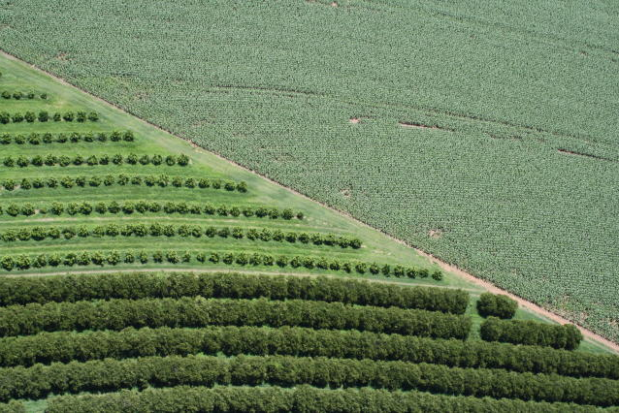
#> input picture Projeto Final/teste.png, 619 x 413 px
$ jupyter execute --allow-errors 'Final Code.ipynb'   (older library calls are emulated)
#> lines starting #> are read from the running program, lines starting #| are printed output that depends on the picture; after the words box and inside, x2 and y2 are one past the last pixel; in counts of white or black regions, pixels touching at a corner belong together
[cell 1]
# ==========================================================
# Importação das bibliotecas necessárias
# ==========================================================

import cv2
import mahotas
import numpy as np
import matplotlib.pyplot as plt


# Para ler mais de uma img, utilize um vetor e um laço for
# for i in range(1,[numero de imgs])
#     imagem[muero de imgs] = cv2.imread([nome da img i])
img = cv2.imread('teste.png')
#> img is the input picture: shape (413, 619, 3); mean B, G, R 92.1, 128.6, 107.6

# linhas = número de linhas
# colunas = número de colunas
# C = número de canais de cor da imagem
linhas, colunas, C = img.shape
#> linhas = 413; colunas = 619; C = 3

# ==========================================================
# Separa os canais de cor
# ==========================================================

# Lembrando que no openCV, os canais de cores são BGR e n RGB
B = img[:,:,0] # BLUE
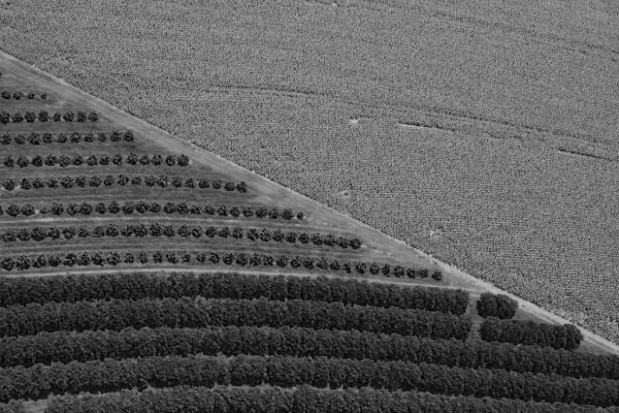
#> B: shape (413, 619); min 1, max 201, mean 92.1
G = img[:,:,1] # GREEN
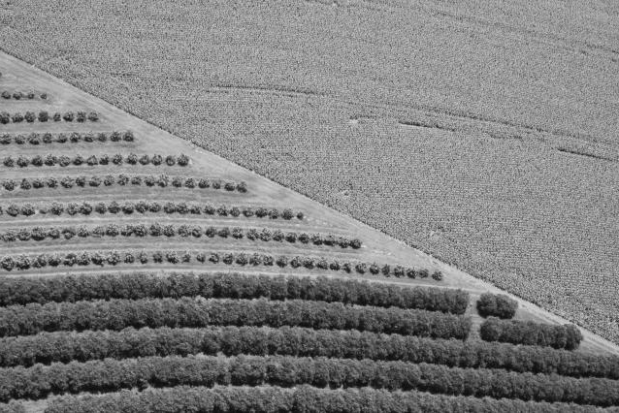
#> G: shape (413, 619); min 7, max 223, mean 128.6
R = img[:,:,2] # RED
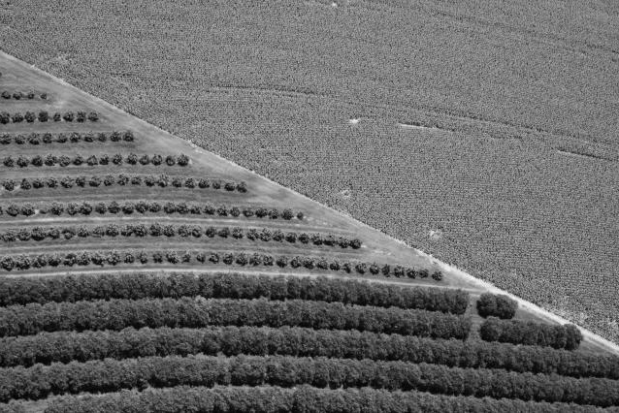
#> R: shape (413, 619); min 2, max 245, mean 107.6

copiaG = G # cria uma copia do canal verde

# ==========================================================
# Histograma
# ==========================================================

# Função calcHist para calcular o histograma
histograma = cv2.calcHist([img], [0], None, [256], [0, 256])
#> histograma = 256 values, max 3704 at index 122, min 0 at index 0, mean 998.6

# Equaliza o histograma;
heq = cv2.equalizeHist(copiaG)
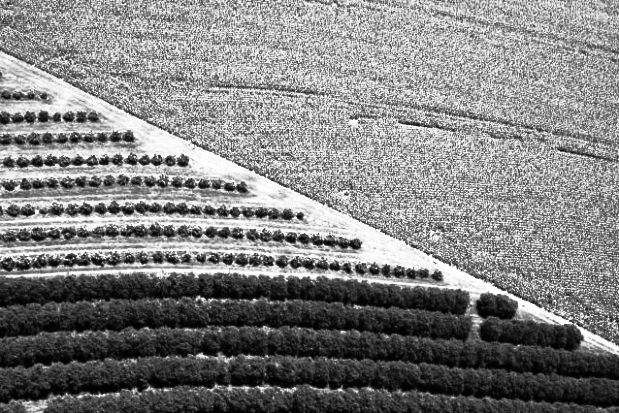
#> heq: shape (413, 619); min 0, max 255, mean 128.6

# Aumento do contraste

# Cria um objeto do tipo CLAHE
#claheObj = cv2.createCLAHE(clipLimit=2.0, tileGridSize=(8,8))
#clahe = claheObj.apply(copiaG)

# ==========================================================
# Suavização
# ==========================================================
suaveGauss = cv2.GaussianBlur(heq, ( 13, 13), 0)
#suaveGauss = cv2.GaussianBlur(clahe, ( 13, 13), 0)

# ==========================================================
# Limiarização
# ==========================================================
# Limiarização com limiar fixo em 220
(T, bin) = cv2.threshold(suaveGauss, 200, 255, cv2.THRESH_BINARY)
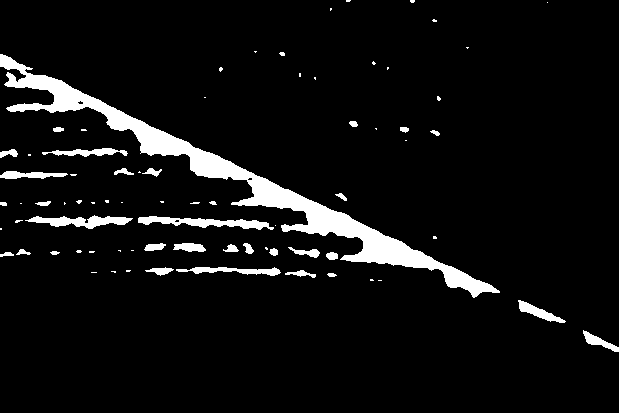
#> bin: shape (413, 619); 6.4% white; 75 white regions (43 under 20 px), largest, box (x1, y1, x2, y2) and area: (0, 54, 500, 298) 10902, (138, 216, 274, 230) 879, (25, 215, 133, 229) 752

#> (the rest of this cell did not finish here and is left out)

[cell 2]
# ==========================================================
# Importação das bibliotecas necessárias
# ==========================================================
import cv2
import mahotas
import numpy as np
import matplotlib.pyplot as plt

img = cv2.imread('teste.png')

linhas, colunas, C = img.shape

# ==========================================================
# Separa os canais de cor
# ==========================================================
B = img[:,:,0] # BLUE
G = img[:,:,1] # GREEN
R = img[:,:,2] # RED

copiaG = G # cria uma copia do canal verde

# ==========================================================
# Histograma
# ==========================================================
# Cria um objeto do tipo CLAHE
claheObj = cv2.createCLAHE(clipLimit=2.0, tileGridSize=(8,8))
clahe = claheObj.apply(copiaG)
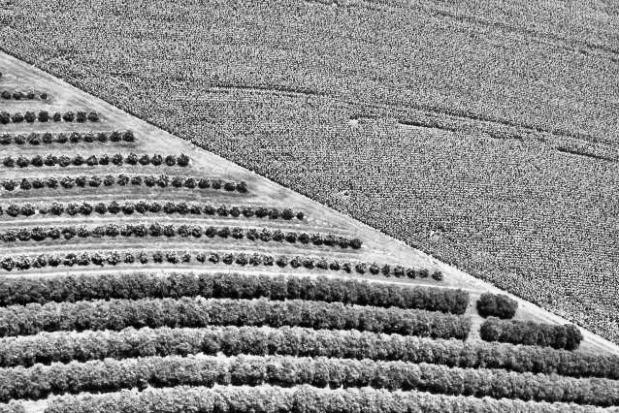
#> clahe: shape (413, 619); min 1, max 254, mean 138.2

# ==========================================================
# Suavização
# ==========================================================
suaveGauss = cv2.GaussianBlur(clahe, ( 13, 13), 0)

# ==========================================================
# Limiarização
# ==========================================================
# Limiarização com limiar fixo em 220
(T, bin) = cv2.threshold(suaveGauss, 200, 255, cv2.THRESH_BINARY)
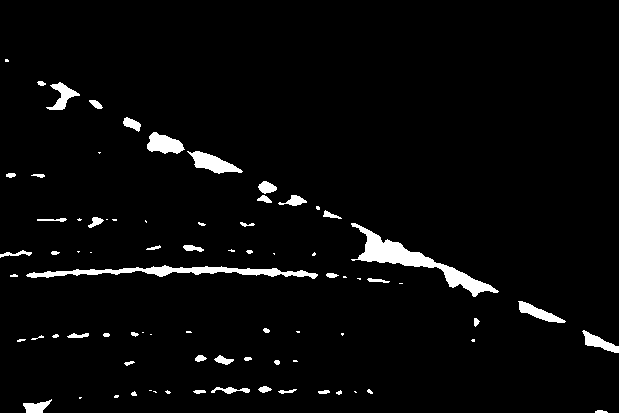
#> bin: shape (413, 619); 3.4% white; 79 white regions (33 under 20 px), largest, box (x1, y1, x2, y2) and area: (351, 223, 499, 297) 2204, (26, 265, 318, 279) 1552, (187, 151, 243, 174) 614

#> (the rest of this cell did not finish here and is left out)

[cell 3]
# ==========================================================
# Importação das bibliotecas necessárias
# ==========================================================
import cv2
import mahotas
import numpy as np
import matplotlib.pyplot as plt

img = cv2.imread('teste.png')

linhas, colunas, C = img.shape

# ==========================================================
# Separa os canais de cor
# ==========================================================
B = img[:,:,0] # BLUE
G = img[:,:,1] # GREEN
R = img[:,:,2] # RED

copiaG = G # cria uma copia do canal verde

# ==========================================================
# Histograma
# ==========================================================
histograma = cv2.calcHist([img], [0], None, [256], [0, 256])

# Equaliza o histograma;
heq = cv2.equalizeHist(copiaG)

# ==========================================================
# Suavização
# ==========================================================
suaveGauss = cv2.GaussianBlur(heq, ( 13, 13), 0)

# ==========================================================
# Limiarização
# ==========================================================
# Limiarização utilizando o método de Otsu
T = mahotas.thresholding.otsu(suaveGauss)
#> T = 110
otsu = suaveGauss.copy()
# Transforma regiões que sejam maiores que o threshold de otsu em branco
otsu[otsu > T] = 255
# Transforma regiões que sejam menores que o threshold de otsu em preto
otsu[otsu < 255] = 0
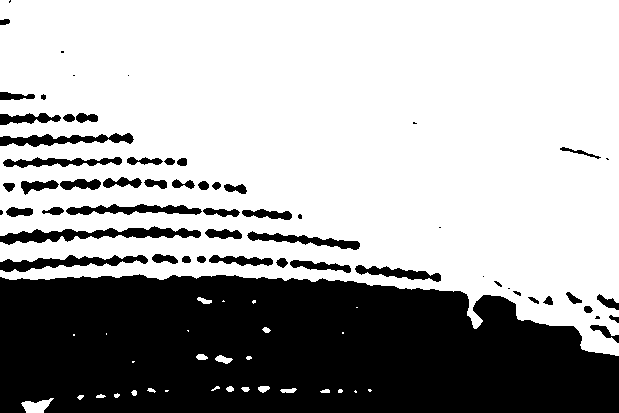
#> otsu: shape (413, 619); 65.9% white; 59 black regions (12 under 20 px), largest, box (x1, y1, x2, y2) and area: (0, 274, 619, 413) 74368, (0, 226, 201, 245) 1653, (0, 255, 148, 272) 1179

resultado = cv2.bitwise_and(img,img,mask = otsu)

# ==========================================================
# PLOT
# ==========================================================

plt.title("Imagem original")
plt.imshow(cv2.cvtColor(img,cv2.COLOR_BGR2RGB))
plt.show()

plt.title("Segmentação utilizando limiar de Otsu.")
plt.imshow(cv2.cvtColor(resultado,cv2.COLOR_BGR2RGB))
plt.show()

[cell 4]
# ==========================================================
# Importação das bibliotecas necessárias
# ==========================================================
import cv2
import mahotas
import numpy as np
import matplotlib.pyplot as plt

img = cv2.imread('teste.png')

linhas, colunas, C = img.shape

# ==========================================================
# Separa os canais de cor
# ==========================================================
B = img[:,:,0] # BLUE
G = img[:,:,1] # GREEN
R = img[:,:,2] # RED

copiaG = B # cria uma copia do canal verde

# ==========================================================
# Histograma
# ==========================================================
histograma = cv2.calcHist([img], [0], None, [256], [0, 256])

# Equaliza o histograma;
heq = cv2.equalizeHist(copiaG)

# ==========================================================
# Suavização
# ==========================================================
suaveGauss = cv2.GaussianBlur(heq, ( 13, 13), 0)
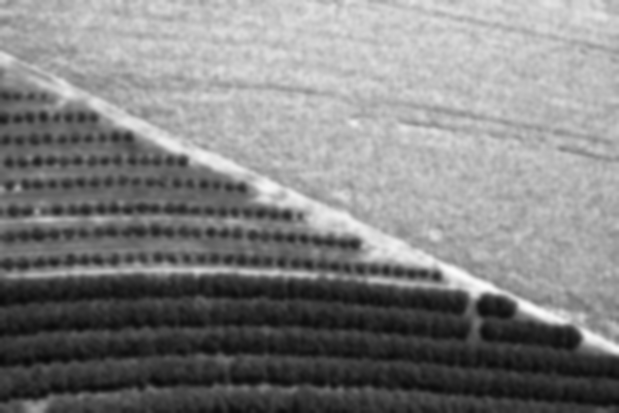
#> suaveGauss: shape (413, 619); min 9, max 251, mean 128.6

# ==========================================================
# Detecção de Bordas
# ==========================================================
canny = cv2.Canny(suaveGauss, 1, 180)
#> canny: shape (413, 619); 1.7% white in thin lines or dots, all inside (x1, y1, x2, y2) = (0, 51, 619, 404)

# ==========================================================
# Fechamento
# ==========================================================
fech = cv2.morphologyEx(canny, cv2.MORPH_CLOSE, cv2.getStructuringElement(cv2.MORPH_RECT,(5,5)))
resultado = cv2.bitwise_and(img,img,mask = fech)
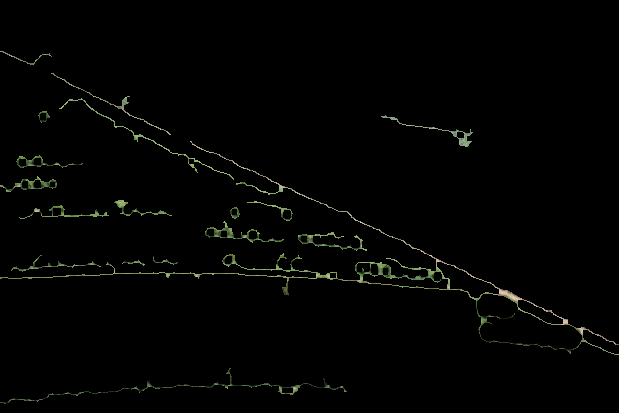
#> resultado: shape (413, 619, 3); mean B, G, R 2.1, 3.1, 2.7

# ==========================================================
# PLOT
# ==========================================================

plt.title("Imagem original")
plt.imshow(cv2.cvtColor(img,cv2.COLOR_BGR2RGB))
plt.show()

plt.title("Segmentação utilizando limiar de Otsu.")
plt.imshow(cv2.cvtColor(resultado,cv2.COLOR_BGR2RGB))
plt.show()

$ run again, with Projeto Final/0.png copied over Projeto Final/teste.png
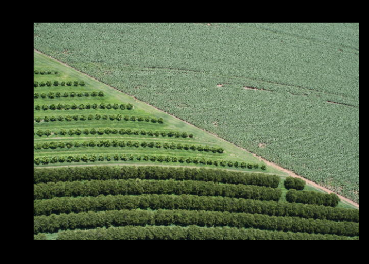
#> input picture Projeto Final/0.png, 369 x 264 px
#> img is the input picture: shape (264, 369, 3); mean B, G, R 66.8, 93.2, 78
#> histograma = 256 values, max 26348 at index 0, min 0 at index 184, mean 380.5
#> `(T, bin) = cv2.threshold(suaveGauss, 200, 255, cv2.THRESH_BINARY)`:
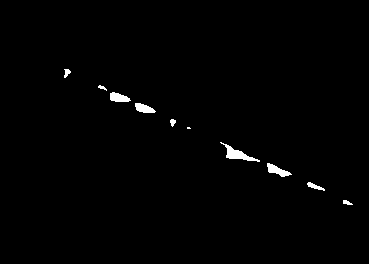
#> bin: shape (264, 369); 0.92% white; 10 white regions (1 under 20 px), largest, box (x1, y1, x2, y2) and area: (220, 142, 260, 162) 245, (267, 163, 292, 177) 162, (110, 92, 131, 102) 146
#> T = 92
#> canny: shape (264, 369); 3.2% white in thin lines or dots, all inside (x1, y1, x2, y2) = (33, 22, 360, 241)
#> fech: shape (264, 369); 5.3% white; 3 white regions, box (x1, y1, x2, y2) and area: (33, 22, 360, 210) 4370, (34, 223, 358, 241) 562, (76, 76, 195, 139) 188
#> `resultado = cv2.bitwise_and(img,img,mask = fech)`:
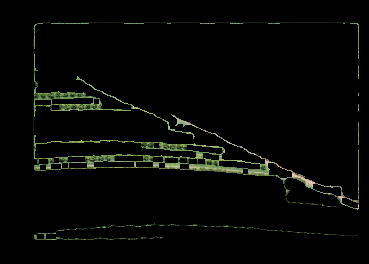
#> resultado: shape (264, 369, 3); mean B, G, R 4.2, 6.4, 5.4
